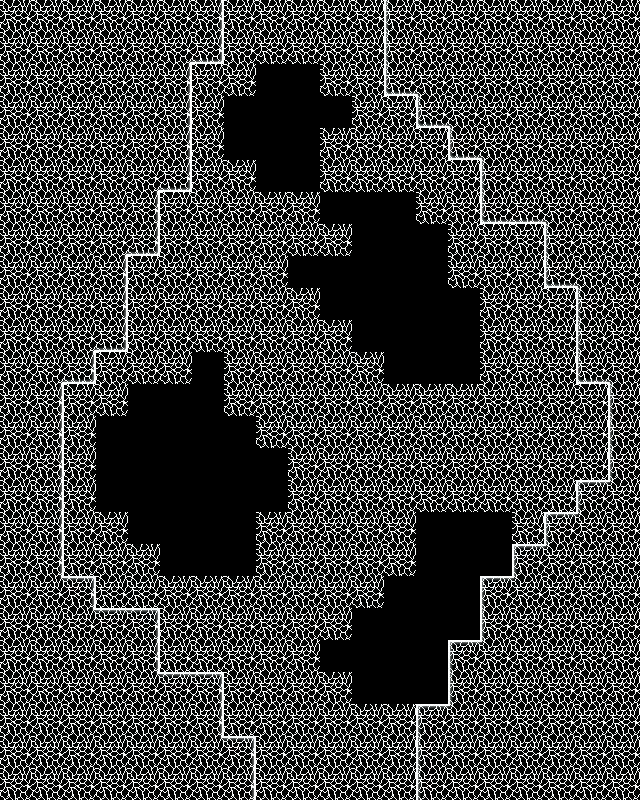

Tiled map render using the project's own tile images. Description and the whole map definition, tile-layer contents included, below:
An orthogonal 20x25 tile map with 32x32 px tiles, 2 tile layers (tilesbg, tilesfg) and 6 objects.

<map version="1.10" tiledversion="1.11.0" orientation="orthogonal" renderorder="right-down" width="20" height="25" tilewidth="32" tileheight="32" infinite="0" nextlayerid="4" nextobjectid="7">
 <editorsettings>
  <export target="../../../assets/data/levels/level0_1.lua" format="lua" />
 </editorsettings>
 <properties>
  <property name="difficulty" type="int" value="3" />
  <property name="left_exit" value="none" />
  <property name="next_phase" value="0_2" />
  <property name="right_exit" value="none" />
 </properties>
 <tileset firstgid="1" source="../tsx/blocks.tsx" />
 <layer id="2" name="tilesbg" width="20" height="25">
  <properties>
   <property name="color" type="float" value="0.4" />
  </properties>
  <data encoding="csv">
5,5,5,5,5,5,5,5,5,5,5,5,5,5,5,5,5,5,5,5,
5,5,5,5,5,5,5,5,5,5,5,5,5,5,5,5,5,5,5,5,
5,5,5,5,5,5,5,5,0,0,5,5,5,5,5,5,5,5,5,5,
5,5,5,5,5,5,5,0,0,0,0,5,5,5,5,5,5,5,5,5,
5,5,5,5,5,5,5,0,0,0,5,5,5,5,5,5,5,5,5,5,
5,5,5,5,5,5,5,5,0,0,5,5,5,5,5,5,5,5,5,5,
5,5,5,5,5,5,5,5,5,5,0,0,0,5,5,5,5,5,5,5,
5,5,5,5,5,5,5,5,5,5,5,0,0,0,5,5,5,5,5,5,
0,5,5,5,5,5,5,5,5,0,0,0,0,0,5,5,5,5,5,5,
0,0,5,5,5,5,5,5,5,5,0,0,0,0,0,5,5,5,5,5,
0,0,5,5,5,5,5,5,5,5,5,0,0,0,0,5,5,5,5,5,
5,5,5,5,5,5,0,5,5,5,5,5,0,0,0,5,5,5,5,5,
5,5,5,5,0,0,0,5,5,5,5,5,5,5,5,5,5,5,5,5,
5,5,5,0,0,0,0,0,5,5,5,5,5,5,5,5,5,5,5,5,
5,5,5,0,0,0,0,0,0,5,5,5,5,5,5,5,5,5,5,5,
5,5,5,0,0,0,0,0,0,5,5,5,5,5,5,5,5,5,5,5,
5,5,5,5,0,0,0,0,5,5,5,5,5,0,0,0,5,5,5,5,
5,5,5,5,5,0,0,0,5,5,5,5,5,0,0,0,5,5,5,5,
5,5,5,5,5,5,5,5,5,5,5,5,0,0,0,0,5,5,5,5,
5,5,5,5,5,5,5,5,5,5,5,0,0,0,0,5,5,5,5,5,
5,5,5,5,5,5,5,5,5,5,0,0,0,0,5,5,5,5,5,5,
5,5,5,5,5,5,5,5,5,5,5,0,0,0,5,5,5,5,5,5,
5,5,5,5,5,5,5,5,5,5,5,5,5,5,5,5,5,5,5,5,
5,5,5,5,5,5,5,5,5,5,5,5,5,5,5,5,5,5,5,5,
5,5,5,5,5,5,5,5,5,5,5,5,5,5,5,5,5,5,5,5
</data>
 </layer>
 <layer id="1" name="tilesfg" width="20" height="25">
  <data encoding="csv">
5,5,5,5,5,5,6,0,0,0,0,0,4,5,5,5,5,5,5,5,
5,5,5,5,5,20,9,0,0,0,0,0,4,5,5,5,5,5,5,5,
5,5,5,5,5,6,0,0,0,0,0,0,7,19,5,5,5,5,5,5,
5,5,5,5,5,6,0,0,0,0,0,0,0,7,19,5,5,5,5,5,
5,5,5,5,5,6,0,0,0,0,0,0,0,0,7,19,5,5,5,5,
5,5,5,5,20,9,0,0,0,0,0,0,0,0,0,4,5,5,5,5,
5,5,5,5,6,0,0,0,0,0,0,0,0,0,0,7,8,19,5,5,
5,5,5,20,9,0,0,0,0,0,0,0,0,0,0,0,0,4,5,5,
5,5,5,6,0,0,0,0,0,0,0,0,0,0,0,0,0,7,19,5,
5,5,5,6,0,0,0,0,0,0,0,0,0,0,0,0,0,0,4,5,
5,5,20,9,0,0,0,0,0,0,0,0,0,0,0,0,0,0,4,5,
5,20,9,0,0,0,0,0,0,0,0,0,0,0,0,0,0,0,7,19,
5,6,0,0,0,0,0,0,0,0,0,0,0,0,0,0,0,0,0,4,
5,6,0,0,0,0,0,0,0,0,0,0,0,0,0,0,0,0,0,4,
5,6,0,0,0,0,0,0,0,0,0,0,0,0,0,0,0,0,0,4,
5,6,0,0,0,0,0,0,0,0,0,0,0,0,0,0,0,0,1,17,
5,6,0,0,0,0,0,0,0,0,0,0,0,0,0,0,0,1,17,5,
5,6,0,0,0,0,0,0,0,0,0,0,0,0,0,0,1,17,5,5,
5,18,3,0,0,0,0,0,0,0,0,0,0,0,0,1,17,5,5,5,
5,5,18,2,3,0,0,0,0,0,0,0,0,0,0,4,5,5,5,5,
5,5,5,5,6,0,0,0,0,0,0,0,0,0,1,17,5,5,5,5,
5,5,5,5,18,2,3,0,0,0,0,0,0,0,4,5,5,5,5,5,
5,5,5,5,5,5,6,0,0,0,0,0,0,1,17,5,5,5,5,5,
5,5,5,5,5,5,18,3,0,0,0,0,0,4,5,5,5,5,5,5,
5,5,5,5,5,5,5,6,0,0,0,0,0,4,5,5,5,5,5,5
</data>
 </layer>
 <objectgroup id="3" name="objects">
  <properties>
   <property name="next_phase" value="level3" />
  </properties>
  <object id="1" template="../templates/pufferfish.tx" x="128" y="416" />
  <object id="2" template="../templates/pufferfish.tx" x="512" y="288" />
  <object id="3" template="../templates/PlayerSpawn.tx" x="288" y="32" />
  <object id="4" template="../templates/pufferfish.tx" x="416" y="544" />
  <object id="5" template="../templates/pearl.tx" x="80.6667" y="475">
   <properties>
    <property name="points" type="int" value="10" />
   </properties>
  </object>
  <object id="6" template="../templates/pearl.tx" x="512" y="448" />
 </objectgroup>
</map>